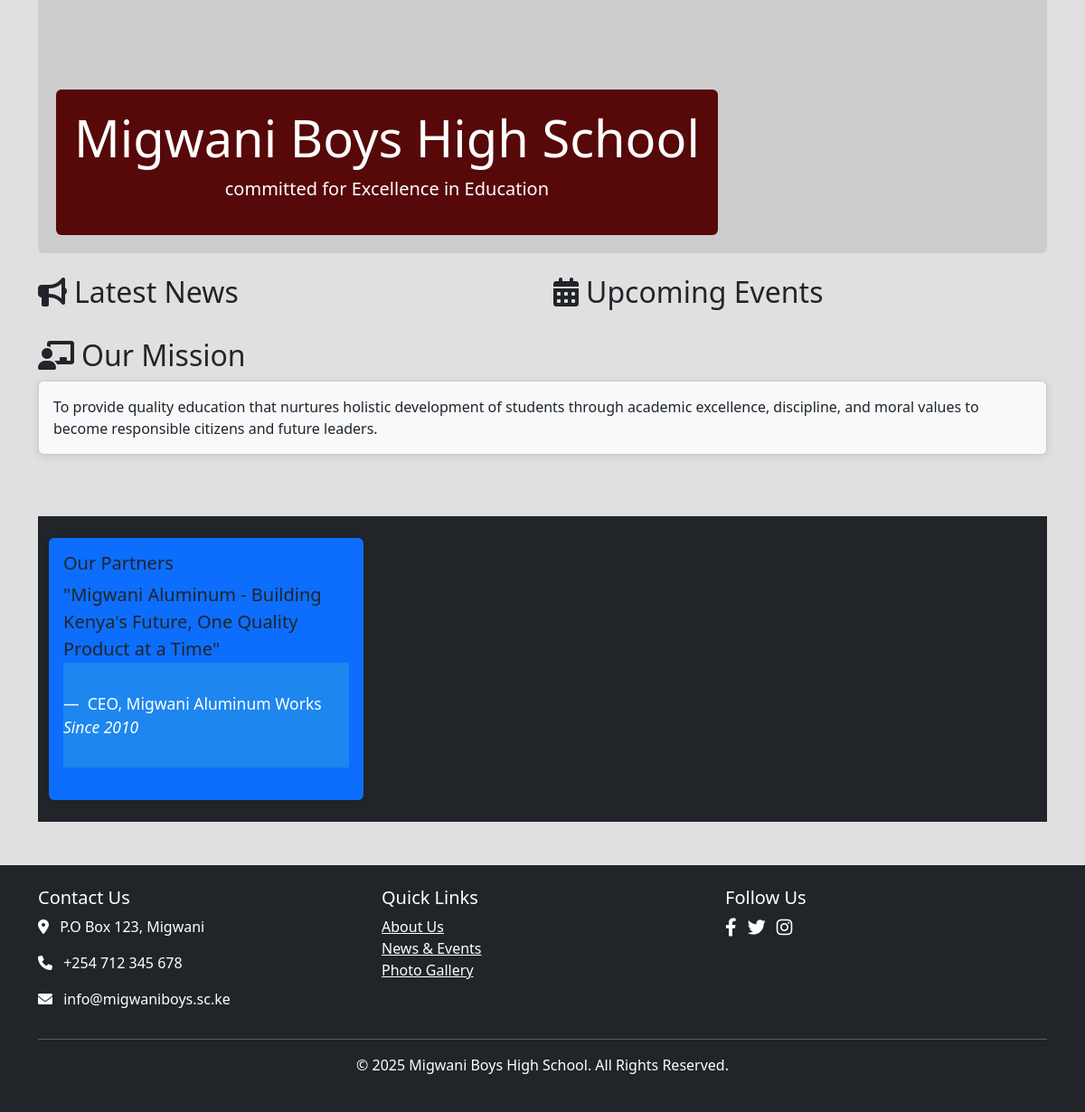
/ (lower part), run on an earlier commit of the app's database.
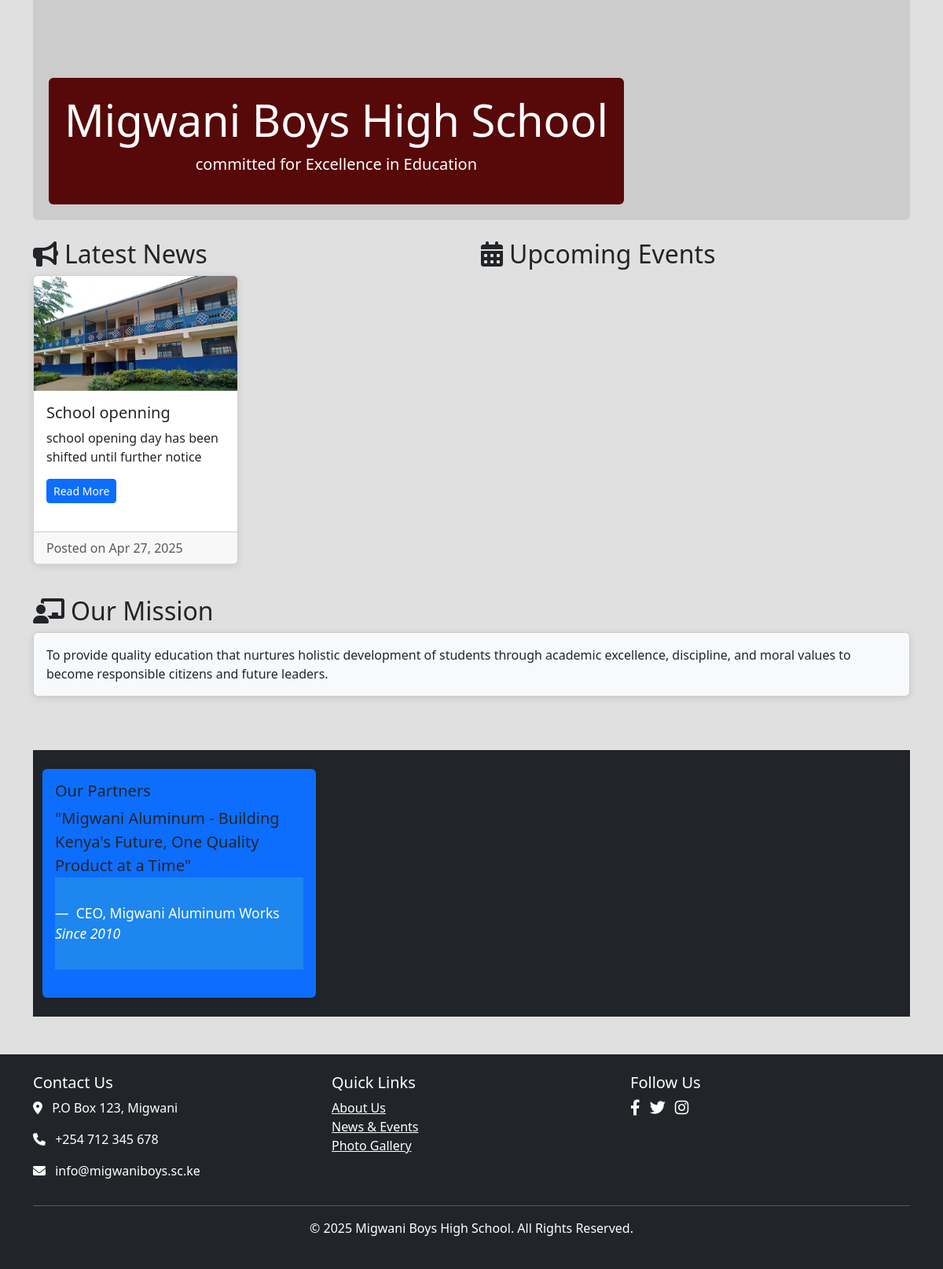
And on a later commit of the database.
### migwaniapp/models.py (models this page shows, shortened)
class News(models.Model):
    title = models.CharField(max_length=200)
    content = models.TextField()
    date_posted = models.DateTimeField(auto_now_add=True)
    image = models.ImageField(upload_to='news_images/')

### migwaniapp/views.py (the view)
# urls.py: 2. Add a URL to urlpatterns:  path('', views.home, name='home')
def home(request):
    latest_news = News.objects.order_by('-date_posted')[:3]
    upcoming_events = Event.objects.order_by('date')[:3]
    aluminum_partner = Partner.objects.filter(name="Migwani Aluminum").first()
    carousel_images = [
        {
            'image': 'images/migwani.jpg',  # Path relative to static folder
            'alt': 'Migwani School Front View',
            'title': 'Welcome to Migwani Boys',
            'description': 'Quality Education forever'
        },
        {
            'image': 'images/school-building.jpg',
            'alt': 'School Building',
            'title': 'Migwani School with',
            'description': 'Modern Learning Facilities'
        }
    ]
    context = {
        'news': latest_news,
        'events': upcoming_events,
        'carousel_images': carousel_images,
        'aluminum_partner': aluminum_partner,
        'aluminum_quote': {
            'text': "Migwani Aluminum - Building Kenya's Future, One Quality Product at a Time",
            'author': "CEO, Migwani Aluminum Works",
            'year': "Since 2010"
        }
    }
    return render(request, 'school/index.html', context)

### migwaniapp/templates/school/index.html (shortened to what this page needs)
{% extends 'school/base.html' %}
{% load static %}
{% block content %}
<div class="hero-banner mb-4 rounded">
    <div class="hero-text rounded">
        <h1 class="display-4">Migwani Boys High School</h1>
        <p class="lead">committed for Excellence in Education</p>
    </div>
</div>
<div class="row mb-4">
    <div class="col-md-6">
        <h2><i class="fas fa-bullhorn me-2"></i>Latest News</h2>
        <div class="row">
            {% for item in news %}
            <div class="col-md-6 mb-3">
                <div class="card news-card h-100">
                    <img src="{{ item.image.url }}" class="card-img-top" alt="{{ item.title }}">
                    <div class="card-body">
                        <h5 class="card-title">{{ item.title }}</h5>
                        <p class="card-text">{{ item.content|truncatewords:20 }}</p>
                        <a href="#" class="btn btn-primary btn-sm">Read More</a>
                    </div>
                    <div class="card-footer text-muted">
                        Posted on {{ item.date_posted|date:"M d, Y" }}
                    </div>
                </div>
            </div>
            {% endfor %}
        </div>
    </div>
    <div class="col-md-6">
        <h2><i class="fas fa-calendar-alt me-2"></i>Upcoming Events</h2>
    </div>
</div>
<div class="row">
    <div class="col-md-12">
        <h2><i class="fas fa-chalkboard-teacher me-2"></i>Our Mission</h2>
        <div class="card bg-light">
            <div class="card-body">
                <p class="card-text">
                    To provide quality education that nurtures holistic development of students
                    through academic excellence, discipline, and moral values to become
                    responsible citizens and future leaders.
                </p>
            </div>
        </div>
    </div>
</div>
<footer class="bg-dark text-white py-4">
    <div class="container">
        <div class="row">
            <div class="col-md-4 mb-4 mb-md-0">
                <div class="card bg-primary border-0 h-100">
                    <div class="card-body">
                        <h5 class="card-title">Our Partners</h5>
                        <blockquote class="blockquote mb-0">
                            <p class="font-italic">"{{ aluminum_quote.text }}"</p>
                            <footer class="blockquote-footer text-white">
                                {{ aluminum_quote.author }} <cite>{{ aluminum_quote.year }}</cite>
                            </footer>
                        </blockquote>
                    </div>
                </div>
            </div>
{% endblock %}

What changed in the data, as far as the page shows it:
added News: image (picture), title "School openning", content "school opening day has been shifted until further notice", date_posted "Apr 27, 2025"
